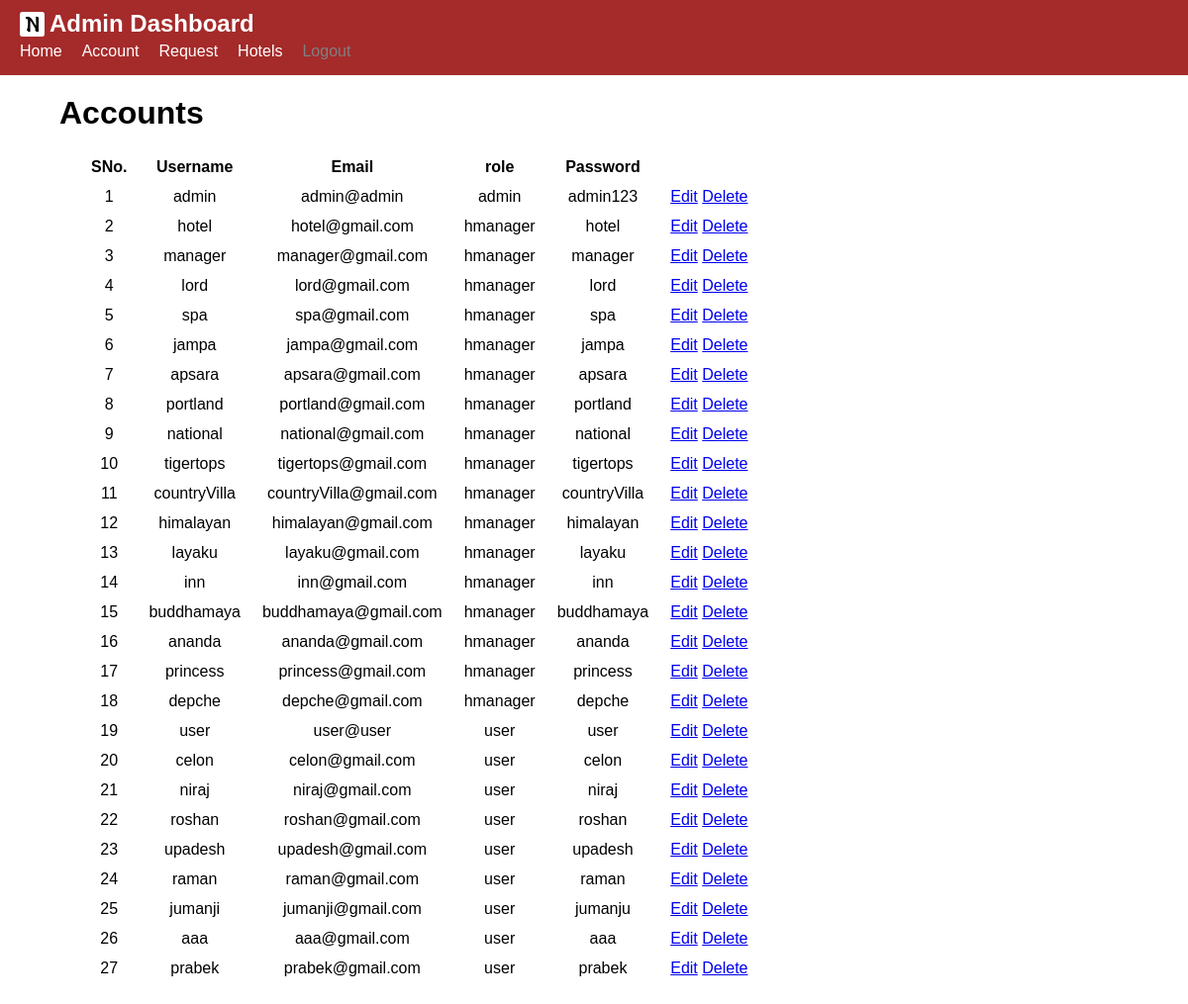
The page /admin/account.php (signed in) on the database its author committed.
### tables this page shows
CREATE TABLE IF NOT EXISTS `account` (
  `id` bigint(20) NOT NULL AUTO_INCREMENT,
  `username` varchar(255) NOT NULL,
  `password` varchar(255) NOT NULL,
  `email` varchar(255) NOT NULL,
  `role` text NOT NULL,
  PRIMARY KEY (`id`)
);

### admin/account.php (the view, shortened to what this page needs)
<!DOCTYPE html>
<html lang="en">
<head>
    <link rel="stylesheet" href="admin.css">
    <link rel="stylesheet" href="../css/styles.css">
</head>
<body>
    <?php include("aheader.php"); ?>
    <div class="account container">
        <h1>Accounts</h1>
            <table>
                <tr>
                    <th>SNo.</th>
                    <th>Username</th>
                    <th>Email</th>
                    <th>role</th>
                    <th>Password</th>
                </tr>
                <?php
                    $sn = 1;
                    $sql = "SELECT * FROM account ORDER BY role";
                    $result = mysqli_query($con,$sql);
                    while($row = mysqli_fetch_array($result)){
                ?>
                <tr>
                    <td><?php echo $sn++; ?></td>
                    <td><?php echo $row['username']; ?></td>
                    <td><?php echo $row['email']; ?></td>
                    <td><?php echo $row['role']; ?></td>
                    <td><?php echo $row['password']; ?></td>
                    <td>
                        <a href="edit.php?id=<?php echo $row['id'] ?>">Edit</a>
                        <a href="../components/delete.php?id=<?php echo $row['id'] ?>&location=../admin/account.php" onclick="return confirm('Are you sure want to delete?')">Delete</a>
                    </td>
                </tr>
                <?php } ?>
            </table>
    </div>
</body>
</html>

### admin/admin.css (style rules this page uses)
* { margin: 0; padding: 0; box-sizing: border-box; }
.account { padding: 20px 0; overflow: auto; }
table { text-align: center; padding: 20px; }
th, td { padding: 5px 10px; }

### css/styles.css (style rules this page uses)
* { margin: 0; box-sizing: border-box; padding: 0; font-family: 'Gill Sans', 'Gill Sans MT', Calibri, 'Trebuchet MS', sans-serif; }
.container { width: 90%; margin: auto; }

### rows shown on the page
account: username "admin", email "admin@admin", role "admin", password "admin123"
account: username "hotel", email "hotel@gmail.com", role "hmanager", password "hotel"
account: username "manager", email "manager@gmail.com", role "hmanager", password "manager"
account: username "lord", email "lord@gmail.com", role "hmanager", password "lord"
account: username "spa", email "spa@gmail.com", role "hmanager", password "spa"
account: username "jampa", email "jampa@gmail.com", role "hmanager", password "jampa"
account: username "apsara", email "apsara@gmail.com", role "hmanager", password "apsara"
account: username "portland", email "portland@gmail.com", role "hmanager", password "portland"
account: username "national", email "national@gmail.com", role "hmanager", password "national"
account: username "tigertops", email "tigertops@gmail.com", role "hmanager", password "tigertops"
account: username "countryVilla", email "countryVilla@gmail.com", role "hmanager", password "countryVilla"
account: username "himalayan", email "himalayan@gmail.com", role "hmanager", password "himalayan"
account: username "layaku", email "layaku@gmail.com", role "hmanager", password "layaku"
account: username "inn", email "inn@gmail.com", role "hmanager", password "inn"
account: username "buddhamaya", email "buddhamaya@gmail.com", role "hmanager", password "buddhamaya"
account: username "ananda", email "ananda@gmail.com", role "hmanager", password "ananda"
account: username "princess", email "princess@gmail.com", role "hmanager", password "princess"
account: username "depche", email "depche@gmail.com", role "hmanager", password "depche"
account: username "user", email "user@user", role "user", password "user"
account: username "celon", email "celon@gmail.com", role "user", password "celon"
account: username "niraj", email "niraj@gmail.com", role "user", password "niraj"
account: username "roshan", email "roshan@gmail.com", role "user", password "roshan"
account: username "upadesh", email "upadesh@gmail.com", role "user", password "upadesh"
account: username "raman", email "raman@gmail.com", role "user", password "raman"
account: username "jumanji", email "jumanji@gmail.com", role "user", password "jumanju"
account: username "aaa", email "aaa@gmail.com", role "user", password "aaa"
account: username "prabek", email "prabek@gmail.com", role "user", password "prabek"
